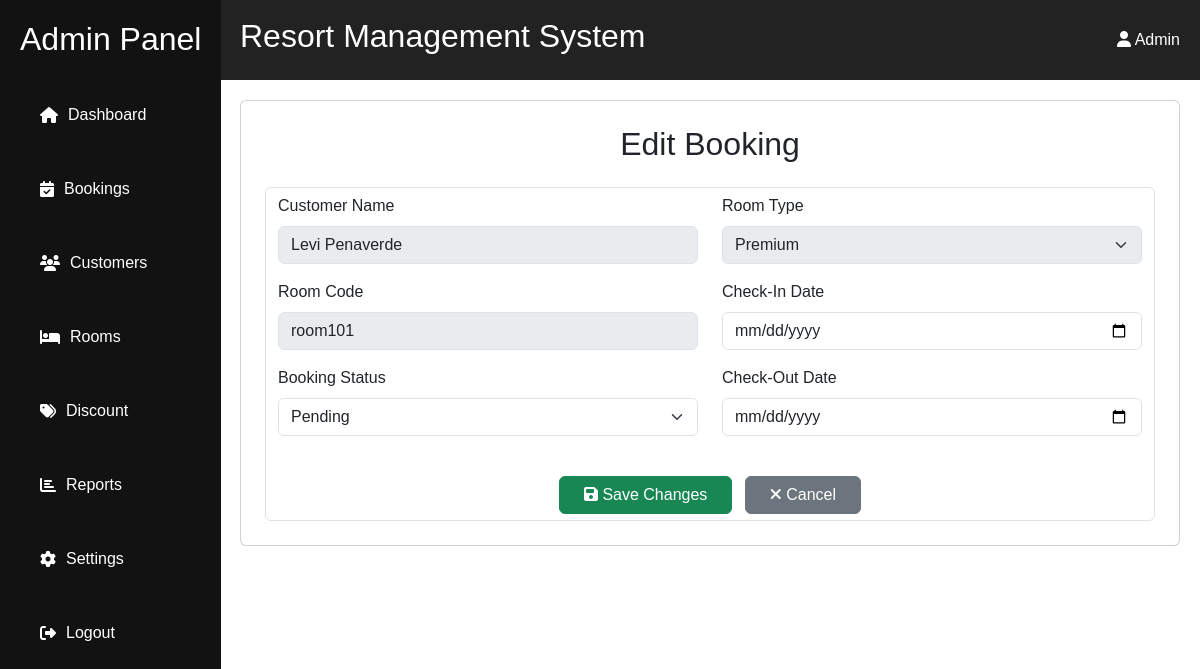
The page /admin/booking/edit.php?id=3 on the database as committed earlier.
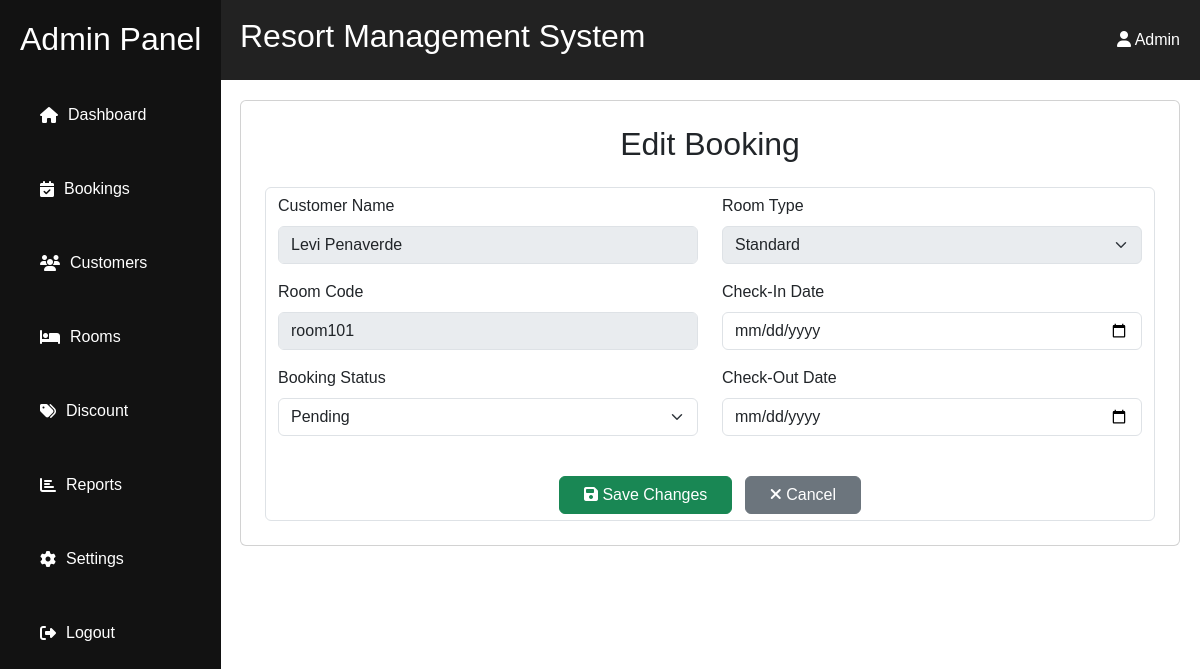
The same page on the database as committed later.
### tables this page shows
CREATE TABLE IF NOT EXISTS `room` (
  `room_id` int(11) NOT NULL AUTO_INCREMENT,
  `room_code` varchar(50) NOT NULL,
  `room_type` enum('standard','premium','deluxe') NOT NULL,
  `room_status` enum('available','booked','under maintenance') NOT NULL,
  `price` decimal(10,2) NOT NULL,
  `created_at` timestamp NOT NULL DEFAULT current_timestamp(),
  `updated_at` timestamp NOT NULL DEFAULT current_timestamp(),
  PRIMARY KEY (`room_id`),
  UNIQUE KEY `room_ code` (`room_code`)
);

### admin/booking/edit.php (the view, shortened to what this page needs)
<?php
include('../../resources/database/config.php');
$id=$_GET['id'];
$sql="SELECT * FROM booking left join account using(account_id) left join user using(account_id) left join room using (room_id)
    WHERE booking.book_id= {$id}";
$result=mysqli_query($conn,$sql);
if(mysqli_num_rows($result)>0){
    $row=mysqli_fetch_assoc($result);
}else{
    print "no record has been retrieved";
}
?>
<div class="content">
    <div class="card p-4">
        <h2 class="mb-4 text-center">Edit Booking</h2>
        <form action="update.php" method="post" class="form-control">
            <div class="row">
                <div class="col-md-6 mb-3">
                    <label for="editCustomerName" class="form-label">Customer Name</label>
                    <input type="text" class="form-control" id="editCustomerName" value="<?php echo $row['fname']." ".$row['lname']?>" disabled>
                </div>
                <div class="col-md-6 mb-3">
                    <label for="editRoomType" class="form-label">Room Type</label>
                    <select class="form-select" id="editRoomType" name="type" disabled>
                        <option value="standard" <?php echo ($row['room_type']==='standard' ? 'selected' : '') ?> >Standard</option>
                        <option value="premium" <?php echo ($row['room_type']==='premium' ? 'selected' : '') ?>>Premium</option>
                    </select>
                </div>
            </div>
            <div class="row">
                <div class="col-md-6 mb-3">
                    <label for="editCheckIn" class="form-label">Room Code</label>
                    <input type="text" class="form-control" id="editCheckIn" value="<?php echo $row['room_code']?>" disabled>
                </div>
                <div class="col-md-6 mb-3">
                    <label for="editCheckOut" class="form-label">Check-In Date</label>
                    <input type="date" class="form-control" name="check_in" id="editCheckIn" value="<?php echo $row['check_in']?>">
                </div>
            </div>
            <div class="row">
                <div class="col-md-6 mb-3">
                    <label for="editStatus" class="form-label">Booking Status</label>
                    <select class="form-select" name="status" id="editStatus">
                        <option value="pending" <?php echo ($row['book_status']=='pending' ? 'selected' : '') ?>>Pending</option>
                    </select>
                </div>
                <div class="col-md-6 mb-3">
                    <label for="editPaymentStatus" class="form-label">Check-Out Date</label>
                    <input type="date" class="form-control" name="check_out" id="editCheckIn"  value="<?php echo $row['check_out']?>">
                </div>
            </div>
            <div class="text-center mt-4">
                <button type="submit" name="save" class="btn btn-success px-4 me-2"><i class="fas fa-save"></i> Save Changes</button>
                <a type="button" href="index.php" class="btn btn-secondary px-4"><i class="fas fa-times"></i> Cancel</a>
            </div>
        </form>
    </div>
</div>

Rows that differ between the two databases and show on the page:
changed room: type "Premium" → "Standard"
